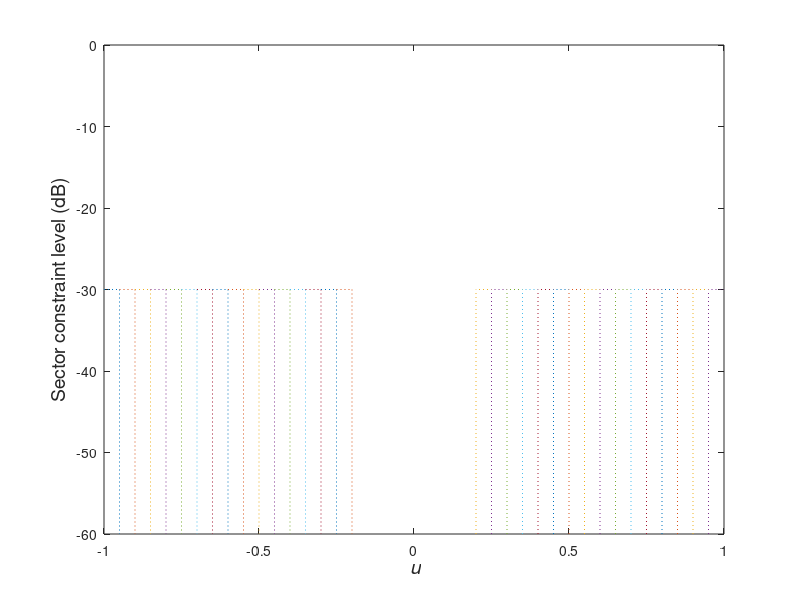

The MATLAB script that drew this image:
clear all; close all; clc;

N = 16;                         % number of elements            
d = 0.5;                        % spacing wrt lambda
D = [-(N-1)/2:1:(N-1)/2]'*d;    % positions 

% steering direction
uT = 0 ;                         
vT = exp(j*2*pi*D*uT);

% design parameters
SLLdb = -30;
Delta = 0.05;
uleftedge = [-1+Delta:Delta:-0.2];
nl = length(uleftedge);
urightedge = -fliplr(uleftedge);
nr = length(urightedge);
figure(1)
plot([-1 uleftedge(1) uleftedge(1)],[SLLdb SLLdb -60],':')
hold on
for n=2:nl
   plot([uleftedge(n-1) uleftedge(n) uleftedge(n)],[SLLdb SLLdb -60],':')
end
for n=1:nr-1
   plot([urightedge(n) urightedge(n) urightedge(n+1)],[-60 SLLdb SLLdb],':')
end
plot([urightedge(nr) urightedge(nr) 1],[-60 SLLdb SLLdb],':')
axis([-1 1 -60 0])
ylabel('Sector constraint level (dB)','Fontsize',14)
xlabel('\it u','Fontsize',14)
